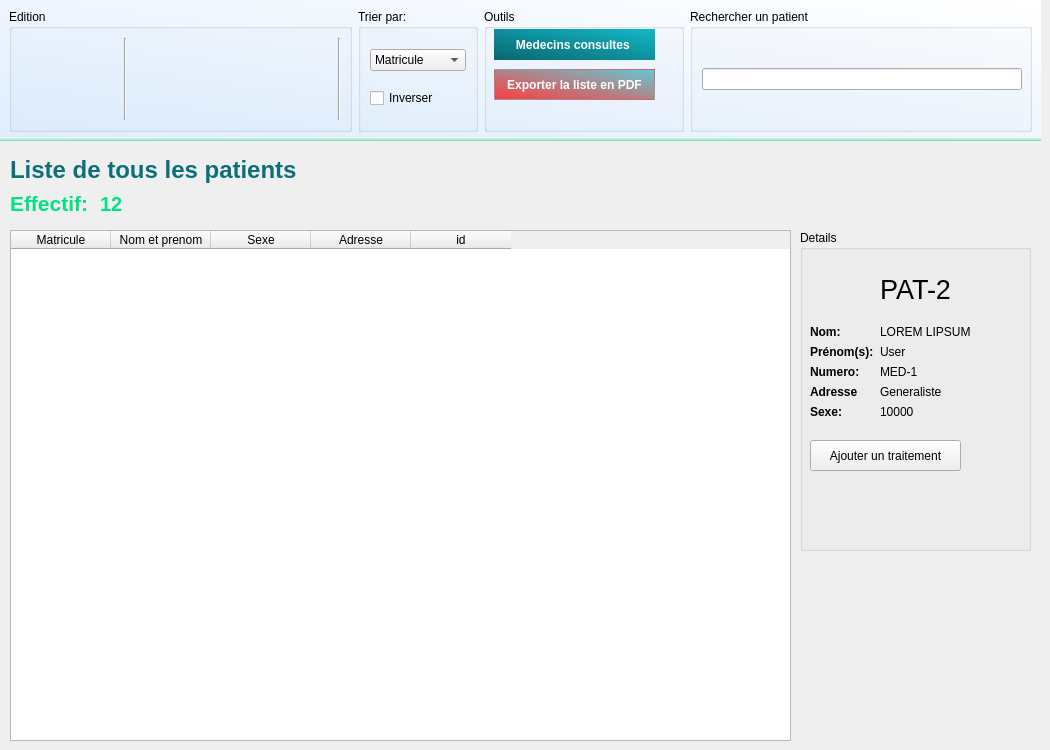
    <widget class="QWidget" name="page_3">
     <widget class="QFrame" name="frame_2">
      <property name="geometry">
       <rect>
        <x>0</x>
        <y>0</y>
        <width>1041</width>
        <height>141</height>
       </rect>
      </property>
      <property name="styleSheet">
       <string notr="true">#frame_2{
background-color: qlineargradient(spread:pad, x1:0, y1:0.989, x2:1, y2:0, stop:0 rgba(222, 237, 255, 255), stop:1 rgba(255, 255, 255, 255));
border-bottom: 4px solid red;
	border-bottom-color: qlineargradient(spread:pad, x1:0.5, y1:1, x2:0.477, y2:0, stop:0 rgba(118, 221, 179, 255), stop:1 rgba(255, 255, 255, 255))
}</string>
      </property>
      <layout class="QHBoxLayout" name="horizontalLayout_5">
       <item>
        <widget class="QGroupBox" name="groupBox_5">
         <property name="styleSheet">
          <string notr="true">#groupBox{
	
}</string>
         </property>
         <property name="title">
          <string>Edition</string>
         </property>
         <layout class="QHBoxLayout" name="horizontalLayout_6">
          <item>
           <widget class="QPushButton" name="addPatMed">
            <property name="minimumSize">
             <size>
              <width>100</width>
              <height>80</height>
             </size>
            </property>
            <property name="font">
             <font>
              <family>Calibri</family>
              <pointsize>11</pointsize>
              <weight>9</weight>
              <italic>false</italic>
              <bold>false</bold>
              <kerning>false</kerning>
             </font>
            </property>
            <property name="toolTip">
             <string>Nouveau patient</string>
            </property>
            <property name="styleSheet">
             <string notr="true">#addPatMed{
	background-color: transparent;
border: none;
}
#addPatMed:hover{
	background-color:rgba(3, 225, 132, 0.2);
border: 1px solid rgb(3, 225, 133);
}
</string>
            </property>
            <property name="text">
             <string/>
            </property>
            <property name="icon">
             <iconset resource="resource.qrc">
              <normaloff>:/img/img/ajoutPat.png</normaloff>:/img/img/ajoutPat.png</iconset>
            </property>
            <property name="iconSize">
             <size>
              <width>80</width>
              <height>80</height>
             </size>
            </property>
            <property name="default">
             <bool>false</bool>
            </property>
           </widget>
          </item>
          <item>
           <widget class="Line" name="line_3">
            <property name="orientation">
             <enum>Qt::Vertical</enum>
            </property>
           </widget>
          </item>
          <item>
           <widget class="QPushButton" name="editPatBtn">
            <property name="minimumSize">
             <size>
              <width>100</width>
              <height>80</height>
             </size>
            </property>
            <property name="maximumSize">
             <size>
              <width>100</width>
              <height>80</height>
             </size>
            </property>
            <property name="toolTip">
             <string>Modifier</string>
            </property>
            <property name="styleSheet">
             <string notr="true">#editPatBtn{
	background-color: transparent;
border: none;
}
#editPatBtn:hover{
	background-color:rgba(3, 225, 132, 0.2);
border: 1px solid rgb(3, 225, 133);
}
</string>
            </property>
            <property name="text">
             <string/>
            </property>
            <property name="icon">
             <iconset resource="resource.qrc">
              <normaloff>:/img/img/editPat.png</normaloff>:/img/img/editPat.png</iconset>
            </property>
            <property name="iconSize">
             <size>
              <width>80</width>
              <height>80</height>
             </size>
            </property>
           </widget>
          </item>
          <item>
           <widget class="QPushButton" name="removePatBtn">
            <property name="minimumSize">
             <size>
              <width>100</width>
              <height>80</height>
             </size>
            </property>
            <property name="maximumSize">
             <size>
              <width>100</width>
              <height>80</height>
             </size>
            </property>
            <property name="styleSheet">
             <string notr="true">#removePatBtn{
	background-color: transparent;
border: none;
}
#removePatBtn:hover{
	background-color:rgba(3, 225, 132, 0.2);
border: 1px solid rgb(3, 225, 133);
}
</string>
            </property>
            <property name="text">
             <string/>
            </property>
            <property name="icon">
             <iconset resource="resource.qrc">
              <normaloff>:/img/img/removePat.png</normaloff>:/img/img/removePat.png</iconset>
            </property>
            <property name="iconSize">
             <size>
              <width>80</width>
              <height>80</height>
             </size>
            </property>
           </widget>
          </item>
          <item>
           <widget class="Line" name="line_4">
            <property name="orientation">
             <enum>Qt::Vertical</enum>
            </property>
           </widget>
          </item>
         </layout>
        </widget>
       </item>
       <item>
        <widget class="QGroupBox" name="groupBox_6">
         <property name="minimumSize">
          <size>
           <width>120</width>
           <height>0</height>
          </size>
         </property>
         <property name="maximumSize">
          <size>
           <width>120</width>
           <height>16777215</height>
          </size>
         </property>
         <property name="title">
          <string>Trier par:</string>
         </property>
         <layout class="QVBoxLayout" name="verticalLayout_3">
          <item>
           <widget class="QComboBox" name="comboBox_3">
            <property name="styleSheet">
             <string notr="true"/>
            </property>
            <item>
             <property name="text">
              <string>Matricule</string>
             </property>
            </item>
            <item>
             <property name="text">
              <string>Nom</string>
             </property>
            </item>
           </widget>
          </item>
          <item>
           <widget class="QCheckBox" name="reverseSortMed_2">
            <property name="text">
             <string>Inverser</string>
            </property>
           </widget>
          </item>
         </layout>
        </widget>
       </item>
       <item>
        <widget class="QGroupBox" name="groupBox_7">
         <property name="minimumSize">
          <size>
           <width>200</width>
           <height>0</height>
          </size>
         </property>
         <property name="title">
          <string>Outils</string>
         </property>
         <widget class="QPushButton" name="printPatTable">
          <property name="geometry">
           <rect>
            <x>10</x>
            <y>60</y>
            <width>161</width>
            <height>31</height>
           </rect>
          </property>
          <property name="styleSheet">
           <string notr="true">#printPatTable{
border:none;
border: 1px solid qlineargradient(spread:pad, x1:1, y1:0, x2:0, y2:1, stop:0 rgba(255, 59, 59, 255), stop:1 rgba(98, 202, 214, 255));
background-color: qlineargradient(spread:pad, x1:0, y1:1, x2:1, y2:0, stop:0 rgba(255, 59, 59, 255), stop:1 rgba(98, 202, 214, 255));
color: rgb(232, 54, 54);
color: white;
font-weight: bold;
}
#printPatTable:hover{
background-color: qlineargradient(spread:pad, x1:0, y1:1, x2:1, y2:0, stop:0 rgba(255, 34, 34, 255), stop:1 rgba(55, 198, 214, 255));
}</string>
          </property>
          <property name="text">
           <string>Exporter la liste en PDF</string>
          </property>
         </widget>
         <widget class="QPushButton" name="voirTraitBtn">
          <property name="geometry">
           <rect>
            <x>10</x>
            <y>20</y>
            <width>161</width>
            <height>31</height>
           </rect>
          </property>
          <property name="styleSheet">
           <string notr="true">#voirTraitBtn{
border:none;
background-color: qlineargradient(spread:pad, x1:0, y1:1, x2:1, y2:0, stop:0 rgba(11, 102, 112, 255), stop:1 rgba(18, 185, 200, 255));
color: rgb(232, 54, 54);
color: white;
font-weight: bold;
}
#voirTraitBtn:hover{
background-color: qlineargradient(spread:pad, x1:0, y1:1, x2:1, y2:0, stop:0 rgba(9, 87, 94, 255), stop:1 rgba(15, 174, 182, 255));
}</string>
          </property>
          <property name="text">
           <string>Medecins consultes </string>
          </property>
         </widget>
        </widget>
       </item>
       <item>
        <widget class="QGroupBox" name="groupBox_8">
         <property name="title">
          <string>Rechercher un patient</string>
         </property>
         <layout class="QVBoxLayout" name="verticalLayout_4">
          <item>
           <widget class="QLineEdit" name="searchBarPat">
            <property name="minimumSize">
             <size>
              <width>320</width>
              <height>0</height>
             </size>
            </property>
            <property name="cursor">
             <cursorShape>IBeamCursor</cursorShape>
            </property>
           </widget>
          </item>
         </layout>
        </widget>
       </item>
      </layout>
     </widget>
     <widget class="QWidget" name="layoutWidget_2">
      <property name="geometry">
       <rect>
        <x>10</x>
        <y>190</y>
        <width>171</width>
        <height>28</height>
       </rect>
      </property>
      <layout class="QHBoxLayout" name="horizontalLayout_7">
       <item>
        <widget class="QLabel" name="label_13">
         <property name="styleSheet">
          <string notr="true"/>
         </property>
         <property name="text">
          <string>&lt;html&gt;&lt;head/&gt;&lt;body&gt;&lt;p&gt;&lt;span style=&quot; font-size:16pt; font-weight:600; color:#03e185;&quot;&gt;Effectif: &lt;/span&gt;&lt;/p&gt;&lt;/body&gt;&lt;/html&gt;</string>
         </property>
        </widget>
       </item>
       <item>
        <widget class="QLabel" name="patNumber">
         <property name="styleSheet">
          <string notr="true">font-size: 15pt;
font-weight: bold;
color: rgb(3, 225, 133);</string>
         </property>
         <property name="text">
          <string>12</string>
         </property>
        </widget>
       </item>
      </layout>
     </widget>
     <widget class="QLabel" name="label_14">
      <property name="geometry">
       <rect>
        <x>10</x>
        <y>150</y>
        <width>301</width>
        <height>41</height>
       </rect>
      </property>
      <property name="text">
       <string>&lt;html&gt;&lt;head/&gt;&lt;body&gt;&lt;p&gt;&lt;span style=&quot; font-size:18pt; font-weight:600; color:#0d6f7a;&quot;&gt;Liste de tous les patients&lt;/span&gt;&lt;/p&gt;&lt;/body&gt;&lt;/html&gt;</string>
      </property>
     </widget>
     <widget class="QGroupBox" name="medDetailsGroup_2">
      <property name="geometry">
       <rect>
        <x>800</x>
        <y>230</y>
        <width>231</width>
        <height>321</height>
       </rect>
      </property>
      <property name="styleSheet">
       <string notr="true">#medDetailsGroup{
background-color: qlineargradient(spread:pad, x1:0.494, y1:0.960227, x2:0.465636, y2:0, stop:0 rgba(49, 176, 235, 255), stop:1 rgba(255, 255, 255, 255));
background-color: qlineargradient(spread:pad, x1:0, y1:0.989, x2:1, y2:0, stop:0 rgba(183, 212, 255, 255), stop:1 rgba(255, 255, 255, 255));
background-color: qlineargradient(spread:pad, x1:0, y1:0.989, x2:1, y2:0, stop:0 rgba(222, 237, 255, 255), stop:1 rgba(255, 255, 255, 255));
background-color:qlineargradient(spread:pad, x1:0, y1:1, x2:1, y2:0, stop:0 rgba(144, 250, 197, 255), stop:1 rgba(132, 165, 253, 255)) ;

}</string>
      </property>
      <property name="title">
       <string>Details</string>
      </property>
      <widget class="QWidget" name="layoutWidget_3">
       <property name="geometry">
        <rect>
         <x>10</x>
         <y>30</y>
         <width>211</width>
         <height>159</height>
        </rect>
       </property>
       <layout class="QVBoxLayout" name="infoMedLayout_2">
        <item>
         <layout class="QHBoxLayout" name="horizontalLayout_8">
          <item>
           <spacer name="horizontalSpacer_2">
            <property name="orientation">
             <enum>Qt::Horizontal</enum>
            </property>
            <property name="sizeHint" stdset="0">
             <size>
              <width>40</width>
              <height>20</height>
             </size>
            </property>
           </spacer>
          </item>
          <item>
           <widget class="QLabel" name="numPatLbl">
            <property name="styleSheet">
             <string notr="true">text-align: center;
font-size: 20pt;</string>
            </property>
            <property name="text">
             <string>PAT-2</string>
            </property>
           </widget>
          </item>
          <item>
           <spacer name="horizontalSpacer_4">
            <property name="orientation">
             <enum>Qt::Horizontal</enum>
            </property>
            <property name="sizeHint" stdset="0">
             <size>
              <width>40</width>
              <height>20</height>
             </size>
            </property>
           </spacer>
          </item>
         </layout>
        </item>
        <item>
         <layout class="QFormLayout" name="formLayout_2">
          <item row="0" column="0">
           <widget class="QLabel" name="label_15">
            <property name="text">
             <string>&lt;html&gt;&lt;head/&gt;&lt;body&gt;&lt;p&gt;&lt;span style=&quot; font-weight:600;&quot;&gt;Nom:&lt;/span&gt;&lt;/p&gt;&lt;/body&gt;&lt;/html&gt;</string>
            </property>
           </widget>
          </item>
          <item row="0" column="1">
           <widget class="QLabel" name="nomPatLbl">
            <property name="text">
             <string>LOREM LIPSUM</string>
            </property>
           </widget>
          </item>
          <item row="1" column="0">
           <widget class="QLabel" name="label_16">
            <property name="text">
             <string>&lt;html&gt;&lt;head/&gt;&lt;body&gt;&lt;p&gt;&lt;span style=&quot; font-weight:600;&quot;&gt;Prénom(s):&lt;/span&gt;&lt;/p&gt;&lt;/body&gt;&lt;/html&gt;</string>
            </property>
           </widget>
          </item>
          <item row="1" column="1">
           <widget class="QLabel" name="prenomPatLbl">
            <property name="text">
             <string>User</string>
            </property>
           </widget>
          </item>
          <item row="2" column="0">
           <widget class="QLabel" name="label_17">
            <property name="text">
             <string>&lt;html&gt;&lt;head/&gt;&lt;body&gt;&lt;p&gt;&lt;span style=&quot; font-weight:600;&quot;&gt;Numero:&lt;/span&gt;&lt;/p&gt;&lt;/body&gt;&lt;/html&gt;</string>
            </property>
           </widget>
          </item>
          <item row="2" column="1">
           <widget class="QLabel" name="matriculePatLbl">
            <property name="text">
             <string>MED-1</string>
            </property>
           </widget>
          </item>
          <item row="3" column="0">
           <widget class="QLabel" name="label_18">
            <property name="text">
             <string>&lt;html&gt;&lt;head/&gt;&lt;body&gt;&lt;p&gt;&lt;span style=&quot; font-weight:600;&quot;&gt;Adresse&lt;/span&gt;&lt;/p&gt;&lt;/body&gt;&lt;/html&gt;</string>
            </property>
           </widget>
          </item>
          <item row="3" column="1">
           <widget class="QLabel" name="adressePatLbl">
            <property name="text">
             <string>Generaliste</string>
            </property>
           </widget>
          </item>
          <item row="4" column="0">
           <widget class="QLabel" name="label_19">
            <property name="text">
             <string>&lt;html&gt;&lt;head/&gt;&lt;body&gt;&lt;p&gt;&lt;span style=&quot; font-weight:600;&quot;&gt;Sexe:&lt;/span&gt;&lt;/p&gt;&lt;/body&gt;&lt;/html&gt;</string>
            </property>
           </widget>
          </item>
          <item row="4" column="1">
           <widget class="QLabel" name="sexePatLbl">
            <property name="text">
             <string>10000</string>
            </property>
           </widget>
          </item>
         </layout>
        </item>
       </layout>
      </widget>
      <widget class="QPushButton" name="addTraitBtn">
       <property name="geometry">
        <rect>
         <x>10</x>
         <y>210</y>
         <width>151</width>
         <height>31</height>
        </rect>
       </property>
       <property name="text">
        <string>Ajouter un traitement</string>
       </property>
      </widget>
     </widget>
     <widget class="QTableWidget" name="patTable">
      <property name="geometry">
       <rect>
        <x>10</x>
        <y>230</y>
        <width>781</width>
        <height>511</height>
       </rect>
      </property>
      <column>
       <property name="text">
        <string>Matricule</string>
       </property>
      </column>
      <column>
       <property name="text">
        <string>Nom et prenom</string>
       </property>
      </column>
      <column>
       <property name="text">
        <string>Sexe</string>
       </property>
      </column>
      <column>
       <property name="text">
        <string>Adresse</string>
       </property>
      </column>
      <column>
       <property name="text">
        <string>id</string>
       </property>
      </column>
     </widget>
    </widget>
